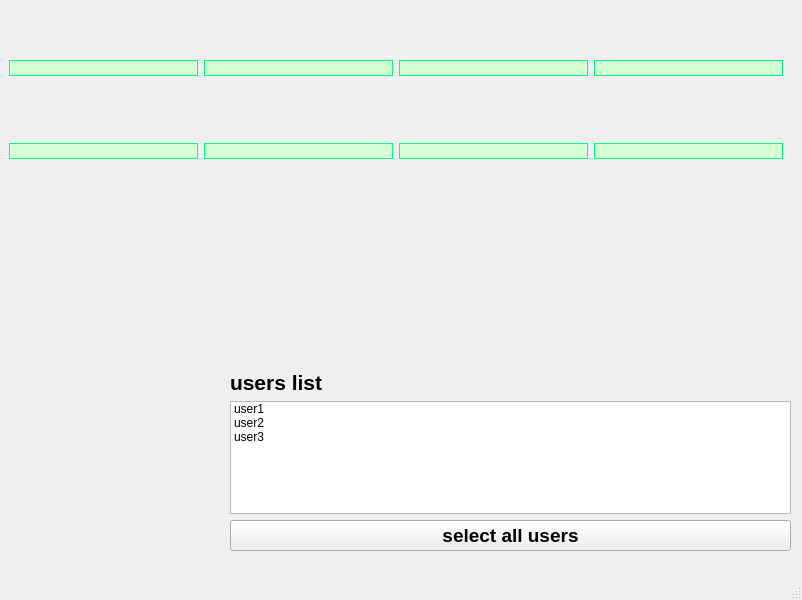
<?xml version="1.0" encoding="UTF-8"?>
<ui version="4.0">
 <class>MainWindow</class>
 <widget class="QMainWindow" name="MainWindow">
  <property name="geometry">
   <rect>
    <x>0</x>
    <y>0</y>
    <width>802</width>
    <height>600</height>
   </rect>
  </property>
  <property name="windowTitle">
   <string>MainWindow</string>
  </property>
  <widget class="QWidget" name="centralwidget">
   <widget class="QWidget" name="verticalLayoutWidget">
    <property name="geometry">
     <rect>
      <x>230</x>
      <y>370</y>
      <width>561</width>
      <height>181</height>
     </rect>
    </property>
    <layout class="QVBoxLayout" name="verticalLayout_2">
     <item>
      <widget class="QLabel" name="label1">
       <property name="font">
        <font>
         <pointsize>16</pointsize>
         <weight>75</weight>
         <bold>true</bold>
        </font>
       </property>
       <property name="text">
        <string>users list</string>
       </property>
      </widget>
     </item>
     <item>
      <widget class="QListWidget" name="listWidget">
       <item>
        <property name="text">
         <string>user1</string>
        </property>
       </item>
       <item>
        <property name="text">
         <string>user2</string>
        </property>
       </item>
       <item>
        <property name="text">
         <string>user3</string>
        </property>
       </item>
      </widget>
     </item>
     <item>
      <widget class="QPushButton" name="pushButton1">
       <property name="font">
        <font>
         <pointsize>14</pointsize>
         <weight>75</weight>
         <bold>true</bold>
        </font>
       </property>
       <property name="text">
        <string>select all users</string>
       </property>
      </widget>
     </item>
    </layout>
   </widget>
   <widget class="QWidget" name="gridLayoutWidget">
    <property name="geometry">
     <rect>
      <x>-1</x>
      <y>-1</y>
      <width>801</width>
      <height>224</height>
     </rect>
    </property>
    <layout class="QGridLayout" name="gridLayout_2">
     <item row="0" column="4">
      <widget class="QPushButton" name="lock">
       <property name="autoFillBackground">
        <bool>false</bool>
       </property>
       <property name="styleSheet">
        <string notr="true">QPushButton{
	border: 1px solid rgb(0, 255, 127);
	border-radius: 20px;
	background-color: rgb(213, 255, 213);
}
QPushButton:hover{
	border: 1px solid rgb(0, 255, 127);
	border-radius: 20px;
	background-color: rgb(0, 170, 0);
}

QPushButton:pressed{
	border: 10px solid rgb(0, 255, 127);
	border-radius: 20px;
	background-color: rgb(0, 170, 0);
}
</string>
       </property>
       <property name="text">
        <string/>
       </property>
       <property name="icon">
        <iconset resource="res/imgs.qrc">
         <normaloff>:/newPrefix/lock.png</normaloff>:/newPrefix/lock.png</iconset>
       </property>
       <property name="iconSize">
        <size>
         <width>100</width>
         <height>100</height>
        </size>
       </property>
       <property name="flat">
        <bool>true</bool>
       </property>
      </widget>
     </item>
     <item row="0" column="1">
      <widget class="QPushButton" name="turnStudentPCOn">
       <property name="autoFillBackground">
        <bool>false</bool>
       </property>
       <property name="styleSheet">
        <string notr="true">QPushButton{
	border: 1px solid rgb(0, 255, 127);
	border-radius: 20px;
	background-color: rgb(213, 255, 213);
}
QPushButton:hover{
	border: 1px solid rgb(0, 255, 127);
	border-radius: 20px;
	background-color: rgb(0, 170, 0);
}

QPushButton:pressed{
	border: 10px solid rgb(0, 255, 127);
	border-radius: 20px;
	background-color: rgb(0, 170, 0);
}
</string>
       </property>
       <property name="text">
        <string/>
       </property>
       <property name="icon">
        <iconset resource="res/imgs.qrc">
         <normaloff>:/newPrefix/switch-on.png</normaloff>:/newPrefix/switch-on.png</iconset>
       </property>
       <property name="iconSize">
        <size>
         <width>100</width>
         <height>100</height>
        </size>
       </property>
       <property name="flat">
        <bool>true</bool>
       </property>
      </widget>
     </item>
     <item row="0" column="2">
      <widget class="QPushButton" name="watchStudentScreen">
       <property name="autoFillBackground">
        <bool>false</bool>
       </property>
       <property name="styleSheet">
        <string notr="true">QPushButton{
	border: 1px solid rgb(0, 255, 127);
	border-radius: 20px;
	background-color: rgb(213, 255, 213);
}
QPushButton:hover{
	border: 1px solid rgb(0, 255, 127);
	border-radius: 20px;
	background-color: rgb(0, 170, 0);
}

QPushButton:pressed{
	border: 10px solid rgb(0, 255, 127);
	border-radius: 20px;
	background-color: rgb(0, 170, 0);
}
</string>
       </property>
       <property name="text">
        <string/>
       </property>
       <property name="icon">
        <iconset resource="res/imgs.qrc">
         <normaloff>:/newPrefix/watch screen.png</normaloff>:/newPrefix/watch screen.png</iconset>
       </property>
       <property name="iconSize">
        <size>
         <width>100</width>
         <height>100</height>
        </size>
       </property>
       <property name="flat">
        <bool>true</bool>
       </property>
      </widget>
     </item>
     <item row="1" column="1">
      <widget class="QPushButton" name="turnOffStudentPC">
       <property name="autoFillBackground">
        <bool>false</bool>
       </property>
       <property name="styleSheet">
        <string notr="true">QPushButton{
	border: 1px solid rgb(0, 255, 127);
	border-radius: 20px;
	background-color: rgb(213, 255, 213);
}
QPushButton:hover{
	border: 1px solid rgb(0, 255, 127);
	border-radius: 20px;
	background-color: rgb(0, 170, 0);
}

QPushButton:pressed{
	border: 10px solid rgb(0, 255, 127);
	border-radius: 20px;
	background-color: rgb(0, 170, 0);
}
</string>
       </property>
       <property name="text">
        <string/>
       </property>
       <property name="icon">
        <iconset resource="res/imgs.qrc">
         <normaloff>:/newPrefix/switch-off.png</normaloff>:/newPrefix/switch-off.png</iconset>
       </property>
       <property name="iconSize">
        <size>
         <width>100</width>
         <height>100</height>
        </size>
       </property>
       <property name="flat">
        <bool>true</bool>
       </property>
      </widget>
     </item>
     <item row="1" column="3">
      <widget class="QPushButton" name="stopShareScreen">
       <property name="autoFillBackground">
        <bool>false</bool>
       </property>
       <property name="styleSheet">
        <string notr="true">QPushButton{
	border: 1px solid rgb(0, 255, 127);
	border-radius: 20px;
	background-color: rgb(213, 255, 213);
}
QPushButton:hover{
	border: 1px solid rgb(0, 255, 127);
	border-radius: 20px;
	background-color: rgb(0, 170, 0);
}

QPushButton:pressed{
	border: 10px solid rgb(0, 255, 127);
	border-radius: 20px;
	background-color: rgb(0, 170, 0);
}
</string>
       </property>
       <property name="text">
        <string/>
       </property>
       <property name="icon">
        <iconset resource="res/imgs.qrc">
         <normaloff>:/newPrefix/stop share screen.png</normaloff>:/newPrefix/stop share screen.png</iconset>
       </property>
       <property name="iconSize">
        <size>
         <width>100</width>
         <height>100</height>
        </size>
       </property>
       <property name="flat">
        <bool>true</bool>
       </property>
      </widget>
     </item>
     <item row="0" column="0">
      <spacer name="horizontalSpacer">
       <property name="orientation">
        <enum>Qt::Horizontal</enum>
       </property>
       <property name="sizeType">
        <enum>QSizePolicy::Fixed</enum>
       </property>
       <property name="sizeHint" stdset="0">
        <size>
         <width>10</width>
         <height>10</height>
        </size>
       </property>
      </spacer>
     </item>
     <item row="0" column="3">
      <widget class="QPushButton" name="startShareScreen">
       <property name="autoFillBackground">
        <bool>false</bool>
       </property>
       <property name="styleSheet">
        <string notr="true">QPushButton{
	border: 1px solid rgb(0, 255, 127);
	border-radius: 20px;
	background-color: rgb(213, 255, 213);
}
QPushButton:hover{
	border: 1px solid rgb(0, 255, 127);
	border-radius: 20px;
	background-color: rgb(0, 170, 0);
}

QPushButton:pressed{
	border: 10px solid rgb(0, 255, 127);
	border-radius: 20px;
	background-color: rgb(0, 170, 0);
}
</string>
       </property>
       <property name="text">
        <string/>
       </property>
       <property name="icon">
        <iconset resource="res/imgs.qrc">
         <normaloff>:/newPrefix/share screen.png</normaloff>:/newPrefix/share screen.png</iconset>
       </property>
       <property name="iconSize">
        <size>
         <width>100</width>
         <height>100</height>
        </size>
       </property>
       <property name="flat">
        <bool>true</bool>
       </property>
      </widget>
     </item>
     <item row="1" column="4">
      <widget class="QPushButton" name="unlock">
       <property name="autoFillBackground">
        <bool>false</bool>
       </property>
       <property name="styleSheet">
        <string notr="true">QPushButton{
	border: 1px solid rgb(0, 255, 127);
	border-radius: 20px;
	background-color: rgb(213, 255, 213);
}
QPushButton:hover{
	border: 1px solid rgb(0, 255, 127);
	border-radius: 20px;
	background-color: rgb(0, 170, 0);
}

QPushButton:pressed{
	border: 10px solid rgb(0, 255, 127);
	border-radius: 20px;
	background-color: rgb(0, 170, 0);
}
</string>
       </property>
       <property name="text">
        <string/>
       </property>
       <property name="icon">
        <iconset resource="res/imgs.qrc">
         <normaloff>:/newPrefix/unlock.png</normaloff>:/newPrefix/unlock.png</iconset>
       </property>
       <property name="iconSize">
        <size>
         <width>100</width>
         <height>100</height>
        </size>
       </property>
       <property name="flat">
        <bool>true</bool>
       </property>
      </widget>
     </item>
     <item row="1" column="2">
      <widget class="QPushButton" name="sendFile">
       <property name="autoFillBackground">
        <bool>false</bool>
       </property>
       <property name="styleSheet">
        <string notr="true">QPushButton{
	border: 1px solid rgb(0, 255, 127);
	border-radius: 20px;
	background-color: rgb(213, 255, 213);
}
QPushButton:hover{
	border: 1px solid rgb(0, 255, 127);
	border-radius: 20px;
	background-color: rgb(0, 170, 0);
}

QPushButton:pressed{
	border: 10px solid rgb(0, 255, 127);
	border-radius: 20px;
	background-color: rgb(0, 170, 0);
}
</string>
       </property>
       <property name="text">
        <string/>
       </property>
       <property name="icon">
        <iconset>
         <normaloff>res/send-file.png</normaloff>res/send-file.png</iconset>
       </property>
       <property name="iconSize">
        <size>
         <width>100</width>
         <height>100</height>
        </size>
       </property>
       <property name="flat">
        <bool>true</bool>
       </property>
      </widget>
     </item>
     <item row="1" column="0">
      <spacer name="horizontalSpacer_2">
       <property name="orientation">
        <enum>Qt::Horizontal</enum>
       </property>
       <property name="sizeType">
        <enum>QSizePolicy::Fixed</enum>
       </property>
       <property name="sizeHint" stdset="0">
        <size>
         <width>10</width>
         <height>10</height>
        </size>
       </property>
      </spacer>
     </item>
     <item row="1" column="5">
      <spacer name="horizontalSpacer_4">
       <property name="orientation">
        <enum>Qt::Horizontal</enum>
       </property>
       <property name="sizeType">
        <enum>QSizePolicy::Fixed</enum>
       </property>
       <property name="sizeHint" stdset="0">
        <size>
         <width>17</width>
         <height>17</height>
        </size>
       </property>
      </spacer>
     </item>
     <item row="0" column="5">
      <spacer name="horizontalSpacer_3">
       <property name="orientation">
        <enum>Qt::Horizontal</enum>
       </property>
       <property name="sizeType">
        <enum>QSizePolicy::Fixed</enum>
       </property>
       <property name="sizeHint" stdset="0">
        <size>
         <width>10</width>
         <height>10</height>
        </size>
       </property>
      </spacer>
     </item>
    </layout>
   </widget>
  </widget>
  <widget class="QMenuBar" name="menubar">
   <property name="geometry">
    <rect>
     <x>0</x>
     <y>0</y>
     <width>802</width>
     <height>21</height>
    </rect>
   </property>
  </widget>
  <widget class="QStatusBar" name="statusbar"/>
 </widget>
 <resources>
  <include location="res/imgs.qrc"/>
 </resources>
 <connections/>
</ui>
